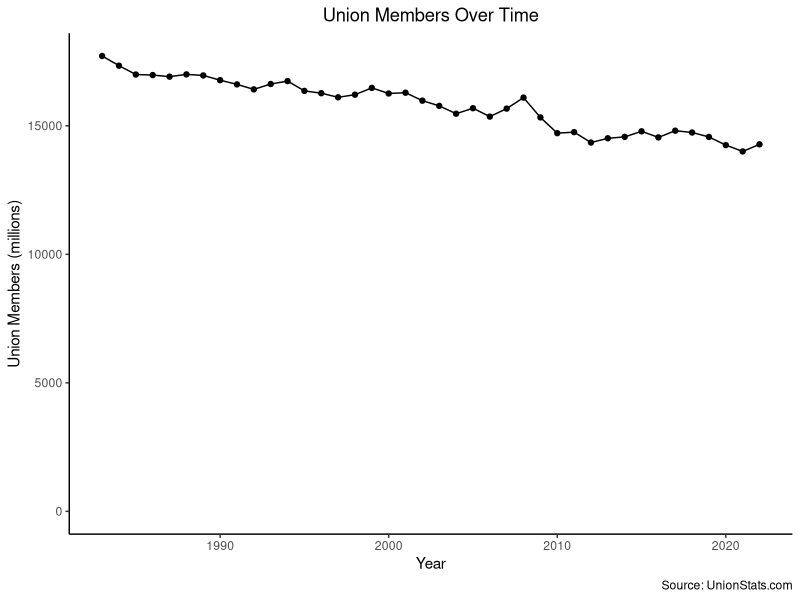
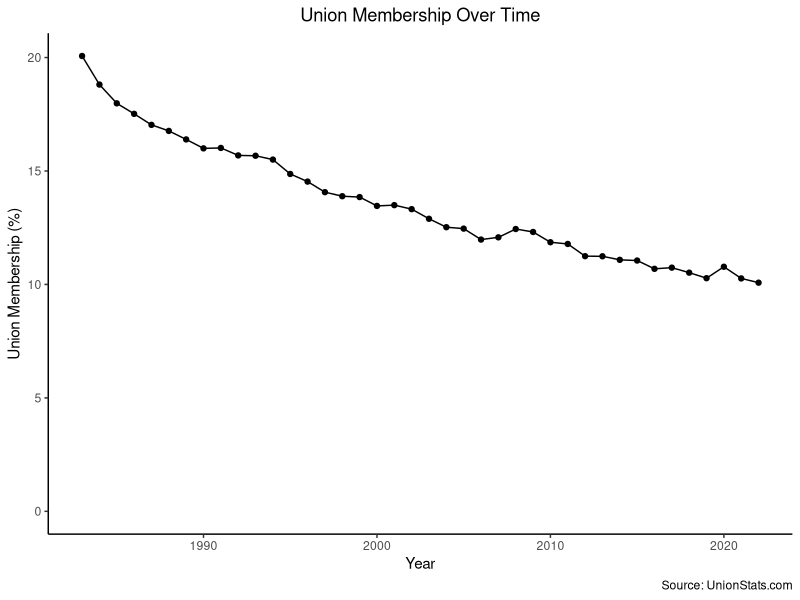

Source code (R) for these figures, in order:
## ---- chunk 1
#| label: setup

library(tidyverse)
library(knitr)
## ---- chunk 2
union <- read_csv("union_membership.csv")
## ---- chunk 3
union |>
  filter(year == 2022) |>
  mutate(union_perc = (members/employment)*100) |>
  arrange(desc(union_perc)) |>
  select(state, union_perc) |>
  slice_head(n = 5) |>
  kable()
## ---- chunk 4
union |>
  group_by(year) |>
  summarize(union_members = sum(members)/1000) |>
  ggplot(aes(x = year, y = union_members)) +
  geom_line() +
  geom_point() +
  scale_y_continuous(limits = c(0,NA)) +
  labs(x = "Year",
       y = "Union Members (millions)",
       title = "Union Members Over Time",
       caption = "Source: UnionStats.com") +
  theme_classic() +
  theme(plot.title = element_text(hjust = .5))
## ---- chunk 5
union |>
  group_by(year) |>
  summarize(union_perc = (sum(members)/sum(employment))*100) |>
  ggplot(aes(x = year, y = union_perc)) +
  geom_line() +
  geom_point() +
  scale_y_continuous(limits = c(0,NA)) +
  labs(x = "Year",
       y = "Union Membership (%)",
       title = "Union Membership Over Time",
       caption = "Source: UnionStats.com") +
  theme_classic() +
  theme(plot.title = element_text(hjust = .5))
## ---- chunk 6
union |>
  mutate(union_perc = (members/employment)*100) |>
  arrange(state, year) |>
  group_by(state) |>
  summarize(union_perc_change = last(union_perc) - first(union_perc)) |>
  arrange(union_perc_change) |>
  slice_head(n = 5) |>
  kable()
